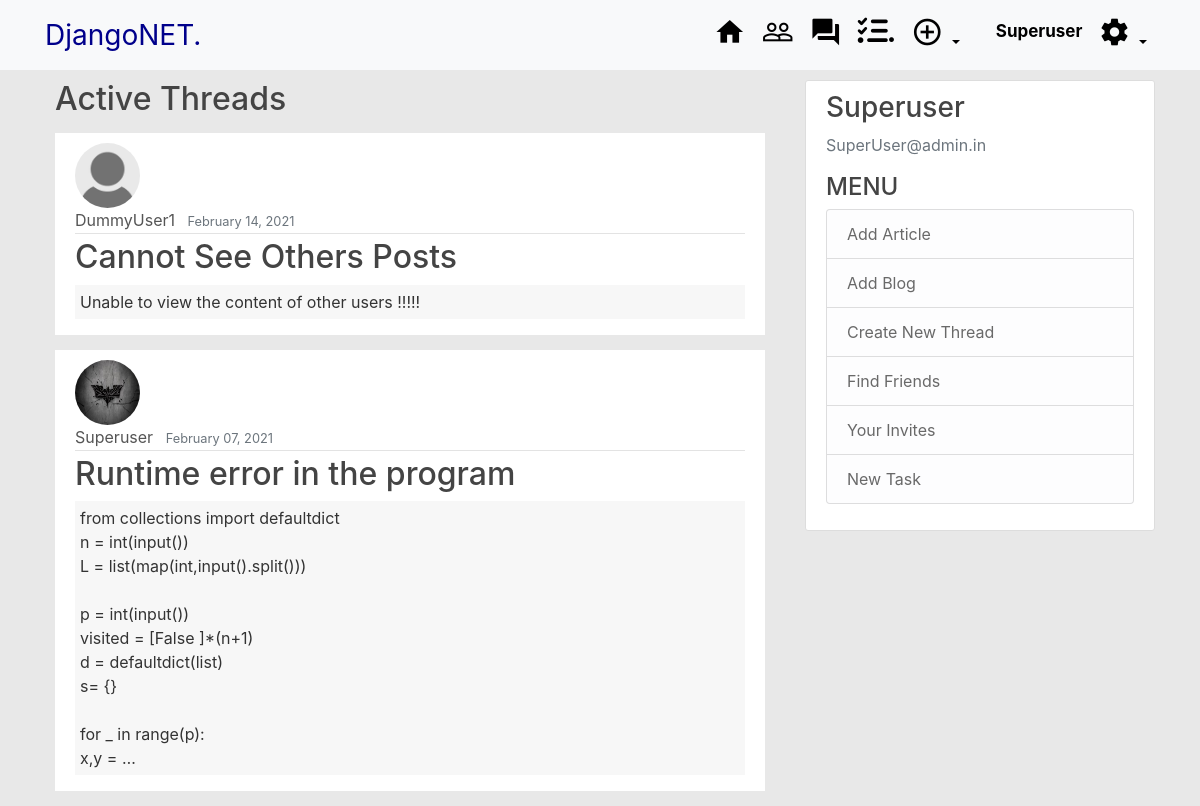
The page /forum/ (signed in) on the database its author committed.
### Forum/models.py (models this page shows, shortened)
class thread(models.Model):
	author  = models.ForeignKey(Profile,on_delete = models.CASCADE)
	date_posted = models.DateTimeField(default = timezone.now)
	title  = models.CharField(max_length = 200)
	content = models.TextField()

### users/models.py (models this page shows, shortened)
class Profile(models.Model):
	user = models.OneToOneField(User, on_delete=models.CASCADE)
	Fname = models.CharField(max_length=100, blank=True)
	Lname = models.CharField(max_length=100, blank=True)
	image=models.ImageField(default='default.jpg',upload_to='Profile_pics')
	bio = models.CharField(max_length = 200, default='No Bio')
	Friends = models.ManyToManyField(User, blank =True, related_name = "friends")
	objects = ProfileManager()

### Forum/views.py (the view)
# urls.py: path('', ThreadListView.as_view(),name='thread-home'),
class ThreadListView(LoginRequiredMixin,ListView):
	model  = thread
	ordering = ['-date_posted']
	context_object_name = 'posts'

### Forum/templates/Forum/thread_list.html
{% extends "blog/base.html" %}
{% block content %}
  <div class = HeadContainer>
    <h2>Active Threads</h2>
  </div>
    {% for post in posts %}
        <div class = "Container">
            <section class = "grid">
                <div class="Header">
                  <img class="rounded-circle article-img" src="{{ post.author.image.url }}">
                  <div class="media-body">
                    <div class="article-metadata">
                      <a class="mr-2" href="{% url 'detail_profile' post.author.id %}">{{ post.author.user}}</a>
                      <small class="text-muted">{{ post.date_posted|date:"F d, Y" }}</small>
                    </div>
                  </div>
                </div>
                <div class="Content">
                    <h2><a class="article-title" href="{% url 'thread-detail' post.id %}">{{ post.title }}</a></h2>
                    <p class="article-content">{{ post.content|safe|truncatechars:200}}</p>
                </div>
            </section>
        </div>
    {% endfor %}
{% endblock content %}

### blog/templates/blog/base.html (shortened to what this page needs)
{%load static%}
<!DOCTYPE html>
<html>
<head>
    <link rel="stylesheet" href="https://maxcdn.bootstrapcdn.com/bootstrap/4.0.0/css/bootstrap.min.css">
    <link rel="stylesheet" type="text/css" href="{% static 'blog/main.css'%}">
    <link rel="stylesheet" type="text/css" href="{% static 'blog/profile.css'%}">
    <link rel="stylesheet" type="text/css" href="{% static 'blog/custom.css'%}">
    <link rel="stylesheet" type="text/css" href="{% static 'blog/Network.css'%}">
    <link rel="stylesheet" type="text/css" href="{% static 'blog/comment.css'%}">
</head>
<body>
	<header class="site-header">
      <nav class="navbar navbar-expand-md fixed-top navbar-light bg-light" >
        <div class="container">
          <a class="navbar-brand mr-4" style = "color:darkblue; text-shadow:10em; font-size: 28px;" href="{% url 'blog-home' %}">DjangoNET.</a>
          <div class="collapse navbar-collapse" id="navbarToggle">
            <div class="navbar-nav">
            	{% if user.is_authenticated %}
            		<a class="nav-item nav-link" href="{% url 'blog-home' %}">
            			<i class="material-icons" style="font-size:32px">home</i>
            		</a>
            		<a class="nav-item nav-link" href="{% url 'FindFriends' %}">
            			<i class="material-icons" style="font-size:32px">people_outline</i>
            		</a>
                    <a class="nav-item nav-link" href="{% url 'thread-home' %}">
                        <i class="material-icons" style="font-size:32px">forum
                        </i>
                    </a>
                    <a class="nav-item nav-link" href="{% url 'task-home' %}">
                        <i class='fas fa-tasks' style='font-size:30px'>.</i>
                    </a>
                    <div class="nav-item dropdown">
                        <a class="nav-link dropdown-toggle" href="#" id="navbarDropdownMenuLink" data-toggle="dropdown" aria-haspopup="true" aria-expanded="false">
                          <i class="material-icons" style="font-size:32px">add_circle_outline</i>
                        </a>
                      </div>
            		<a class="nav-item nav-link" href="{% url 'detail_profile' user.id %}"
            		style="font-size:17px; margin-top:3px; margin-left: 20px;">
            			<strong>{{user.username}}</strong>
            		</a>
                     <div class="nav-item dropdown">
                        <a class="nav-link dropdown-toggle" href="#" id="navbarDropdownMenuLink" data-toggle="dropdown" aria-haspopup="true" aria-expanded="false">
                          <i class="material-icons" style="font-size:32px">settings</i>
                        </a>
                      </div>
            	{% else %}
            		<a class="nav-item nav-link" href="{% url 'login' %}">Login</a>
            		<a class="nav-item nav-link" href="{% url 'register' %}">Register</a>
            	{% endif %}
            </div>
          </div>
        </div>
      </nav>
    </header>
	<main role="main" class="container">
	  <div class="row">
	    <div class="col-md-8">
	    	{% block content %}{% endblock %}
	    </div>
        {% if request.user.is_authenticated %}
    	    <div class="col-md-4">
    	      <div class="content-section">
    	        <h3>{{request.user.username}}</h3>
    	        <p class='text-muted'> {{request.user.email}}
                <h4>MENU</h4>
    	          <ul class="list-group">
                    <li class="list-group-item list-group-item-light">
                        <a href="{% url 'post-create' %}">Add Article</a>
                    </li>
                    <li class="list-group-item list-group-item-light">
                        <a href="{% url 'blog-create' %}">Add Blog</a>
                    </li>
                    <li class="list-group-item list-group-item-light">
                        <a href="{% url 'thread-create' %}"> Create New Thread</a>
                    </li>
                    <li class="list-group-item list-group-item-light">
                        <a href="{% url 'FindFriends' %}">Find Friends</a>
                    </li>
                    <li class="list-group-item list-group-item-light">
                        <a href="{% url 'my-invites' %}">Your Invites</a>
                    </li>
                    <li class="list-group-item list-group-item-light">
                        <a href="{% url 'task-create' %}">New Task</a>
                    </li>
    	          </ul>
    	        </p>
    	      </div>
    	    </div>
        {% endif %}
	  </div>
	</main>
</body>
</html>

### blog/static/blog/main.css (style rules this page uses)
body { background: #E8E8E8; color: #333333; margin-top: 5rem; }
h1, h2, h3, h4, h5, h6 { color: #444444; }
ul { margin: 0; }
li>a { color:#696969; }
.site-header .navbar-nav .nav-link { color: black; }
.content-section { background: #ffffff; padding: 10px 20px; border: 1px solid #dddddd; border-radius: 3px; margin-bottom: 20px; }
.article-title { color: #444444; }
.article-content { white-space: pre-line; }
.article-img { height: 65px; width: 65px; margin-right: 16px; }
.article-metadata { padding-bottom: 1px; margin-bottom: 4px; border-bottom: 1px solid #e3e3e3 }

### blog/static/blog/custom.css (style rules this page uses)
.Container { margin-left: 10px; margin-right: 10px; margin-bottom: 15px; background-color: white; }
.HeadContainer { margin-left: 10px; margin-right: 10px; margin-bottom: 15px; background-color: #E8E8E8; }
.grid { display: grid; grid-template-columns: auto; grid-template-rows: auto auto auto; grid-template-areas: ' Header ' ' Content ' ' Footer '; }
.Header { grid-area:Header; height: auto; padding-top: 10px; padding-left:20px; padding-right: 20px; }
.Content { grid-area:Content; height: auto; padding-left:20px; padding-right: 20px; }
.Content>p { padding: 5px; background-color: #f7f7f7; }

### blog/static/blog/Network.css (style rules this page uses)
a { text-decoration: none; color: #555; }

### rows shown on the page
thread: author.image (placeholder picture), author.user "DummyUser1", date_posted "February 14, 2021", title "Cannot See Others Posts", content "Unable to view the content of other users !!!!!"
thread: author.image (picture), author.user "Superuser", date_posted "February 07, 2021", title "Runtime error in the program", content "from collections import defaultdict n = int(input()) L = list(map(int,input().split())) p = int(input()) visited = [False ]*(n+1) d = defaultdict(list) s= {} for _ in range(p): x,y = …"

### other values the page prints
{{ user.username }} "Superuser"
{{ request.user.username }} "Superuser"
{{ request.user.email }} "SuperUser@admin.in"
